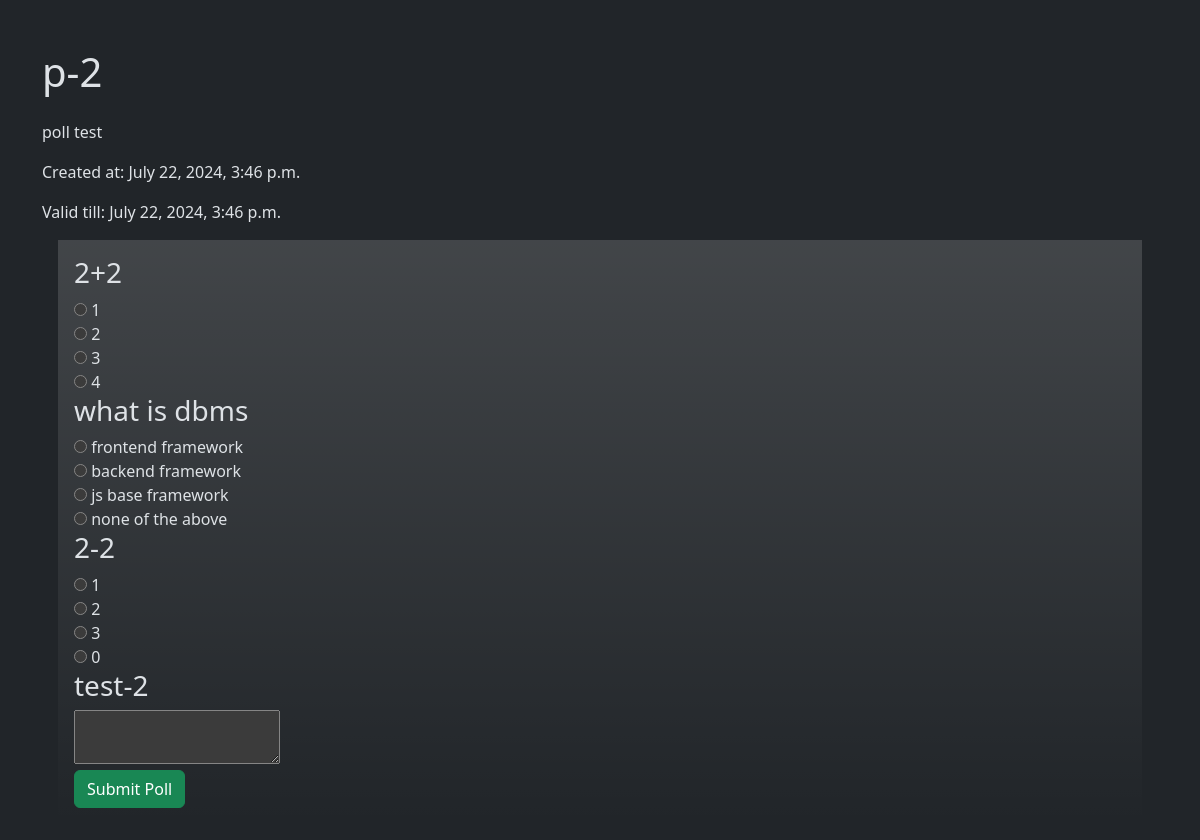
The page /poll/2/ (signed in) on the database its author committed.
### home/models.py (models this page shows, shortened)
class Poll(models.Model):
    title = models.CharField(max_length=200)
    description = models.TextField()
    created_at = models.DateTimeField(auto_now_add=True)
    valid_till = models.DateTimeField()

class MCQ(models.Model):
    poll = models.ForeignKey(Poll, on_delete=models.CASCADE)
    question = models.TextField()
    optionA = models.CharField(max_length=200)
    optionB = models.CharField(max_length=200)
    optionC = models.CharField(max_length=200)
    optionD = models.CharField(max_length=200)
    correct_answer = models.CharField(max_length=200)

class Descriptive(models.Model):
    poll = models.ForeignKey(Poll, on_delete=models.CASCADE)
    question = models.TextField()
    answer = models.TextField()

### home/views.py (the view)
# urls.py: path('poll/<int:poll_id>/', views.poll_detail, name='poll_detail'),
def poll_detail(request, poll_id):
    poll = get_object_or_404(Poll, pk=poll_id)
    mcqs = MCQ.objects.filter(poll=poll)
    descriptions = Descriptive.objects.filter(poll=poll)
    if request.method == 'POST':
        if 'name' in request.POST and 'phone_number' in request.POST:
            user_form = UserInfoForm(request.POST)
            if user_form.is_valid():
                user_info = user_form.save()
                request.session['user_info_id'] = user_info.id
                return redirect('poll_detail', poll_id=poll.id)
        else:
            user_info_id = request.session.get('user_info_id')
            if not user_info_id:
                return redirect('poll_detail', poll_id=poll.id)
            user_info = UserInfo.objects.get(pk=user_info_id)
            total_score = 0
            total_mcqs = mcqs.count() + descriptions.count()
            for mcq in mcqs:
                choice = request.POST.get(f'choice_{mcq.id}')
                if choice:
                    selected_option = getattr(mcq, f'option{choice.upper()}')
                    if selected_option == mcq.correct_answer:
                        total_score += 1
            for desc in descriptions:
                user_answer = request.POST.get(f'answer_{desc.id}')
                if user_answer:
                    is_correct = user_answer.strip().lower() == desc.answer.strip().lower()
                    if is_correct:
                        total_score += 1
            percentage_score = (total_score / total_mcqs * 100) if total_mcqs else 0
            Response.objects.create(
                user_info=user_info,
                poll=poll,
                score=percentage_score,
                submit_time=timezone.now()
            )
            return redirect('poll_results', poll_id=poll.id)
    else:
        user_info_id = request.session.get('user_info_id')
        user_form = UserInfoForm() if not user_info_id else None
        return render(request, 'polls/poll_detail.html', {
            'poll': poll,
            'mcqs': mcqs,
            'descriptions': descriptions,
            'user_form': user_form,
        })

### home/templates/polls/poll_detail.html (shortened to what this page needs)
{% extends "layout.html" %}
{% block content %}
<div class="container mt-5">
    <h1 class="mb-4">{{ poll.title }}</h1>
    <p>{{ poll.description }}</p>
    <p>Created at: {{ poll.created_at }}</p>
    <p>Valid till: {{ poll.valid_till }}</p>
{% if user_form %}
    <div class="form bg-dark bg-gradient">
    <form method="post" >
        {% csrf_token %}
        {{ user_form.as_p }}
        <button type="submit">Submit Info</button>
    </form>
    </div>
{% else %}
<div class="form p-3 m-3  bg-gradient">
    <form method="post">
        {% for mcq in mcqs %}
            <h3>{{ mcq.question }}</h3>
            <input type="radio" name="choice_{{ mcq.id }}" value="A"> {{ mcq.optionA }}<br>
            <input type="radio" name="choice_{{ mcq.id }}" value="B"> {{ mcq.optionB }}<br>
            <input type="radio" name="choice_{{ mcq.id }}" value="C"> {{ mcq.optionC }}<br>
            <input type="radio" name="choice_{{ mcq.id }}" value="D"> {{ mcq.optionD }}<br>
        {% endfor %}
        {% for desc in descriptions %}
            <h3>{{ desc.question }}</h3>
            <textarea name="answer_{{ desc.id }}"></textarea>
        {% endfor %}
        <br>
        <button type="submit" class="btn btn-success">Submit Poll</button>
    </form>
</div>
{% endif %}
</div>
{% endblock %}

### rows shown on the page
Poll: title "p-2", description "poll test", created_at "July 22, 2024, 3:46 p.m.", valid_till "July 22, 2024, 3:46 p.m."
MCQ: question "2+2", optionA "1", optionB "2", optionC "3", optionD "4"
MCQ: question "what is dbms", optionA "frontend framework", optionB "backend framework", optionC "js base framework", optionD "none of the above"
MCQ: question "2-2", optionA "1", optionB "2", optionC "3", optionD "0"
Descriptive: question "test-2"
